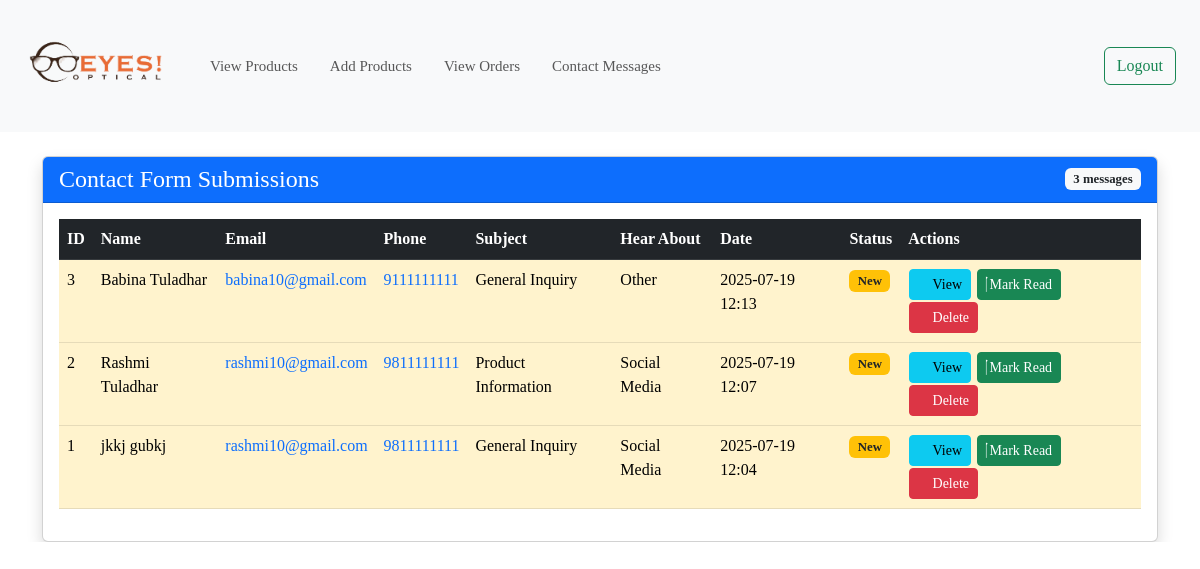
Page /viewcontacts (signed in) on the committed database.
### app.py (models this page shows, shortened)
class Contact(db.Model):
    id = db.Column(db.Integer, primary_key=True)
    first_name = db.Column(db.String(50), nullable=False)
    last_name = db.Column(db.String(50), nullable=False)
    email = db.Column(db.String(50), nullable=False)
    phone = db.Column(db.String(15), nullable=False)
    subject = db.Column(db.String(100), nullable=False)
    message = db.Column(db.Text, nullable=False)
    hear_about = db.Column(db.String(50), nullable=False)
    created_at = db.Column(db.DateTime, default=datetime.datetime.utcnow)
    is_read = db.Column(db.Boolean, default=False)

### app.py (the view)
@app.route("/viewcontacts")
@login_required
def viewContacts():
    if not current_user.isSuperAdmin:
        flash('Access denied. Admins only.', category='danger')
        return redirect(url_for('home'))
    contacts = Contact.query.order_by(Contact.created_at.desc()).all()
    return render_template("viewcontacts.html", contacts=contacts)

### app.py (called while the page is built)
@login_mananger.user_loader
def load_user(user_id):
    return User.query.get(int(user_id))

@app.context_processor
def inject_cart_count():
    return {'get_cart_count': get_cart_count}

### templates/viewcontacts.html (shortened to what this page needs)
{% extends "adminlayout.html" %}
{% block content %}
<div class="container mt-4">
    <div class="row">
        <div class="col-12">
            <div class="card shadow">
                <div class="card-header bg-primary text-white d-flex justify-content-between align-items-center">
                    <h4 class="mb-0">Contact Form Submissions</h4>
                    <span class="badge bg-light text-dark">{{ contacts|length }} messages</span>
                </div>
                <div class="card-body">
                    {% if contacts %}
                        <div class="table-responsive">
                            <table class="table table-hover">
                                <thead class="table-dark">
                                    <tr>
                                        <th>ID</th>
                                        <th>Name</th>
                                        <th>Email</th>
                                        <th>Phone</th>
                                        <th>Subject</th>
                                        <th>Hear About</th>
                                        <th>Date</th>
                                        <th>Status</th>
                                        <th>Actions</th>
                                    </tr>
                                </thead>
                                <tbody>
                                    {% for contact in contacts %}
                                    <tr class="{% if not contact.is_read %}table-warning{% endif %}">
                                        <td>{{ contact.id }}</td>
                                        <td>{{ contact.first_name }} {{ contact.last_name }}</td>
                                        <td>
                                            <a href="mailto:{{ contact.email }}" class="text-decoration-none">
                                                {{ contact.email }}
                                            </a>
                                        </td>
                                        <td>
                                            <a href="tel:{{ contact.phone }}" class="text-decoration-none">
                                                {{ contact.phone }}
                                            </a>
                                        </td>
                                        <td>{{ contact.subject }}</td>
                                        <td>{{ contact.hear_about }}</td>
                                        <td>{{ contact.created_at.strftime('%Y-%m-%d %H:%M') }}</td>
                                        <td>
                                            {% if contact.is_read %}
                                                <span class="badge bg-success">Read</span>
                                            {% else %}
                                                <span class="badge bg-warning text-dark">New</span>
                                            {% endif %}
                                        </td>
                                        <td>
                                            <button class="btn btn-sm btn-info" data-bs-toggle="modal" data-bs-target="#messageModal{{ contact.id }}">
                                                <i class="fas fa-eye"></i> View
                                            </button>
                                            {% if not contact.is_read %}
                                                <a href="{{ url_for('mark_contact_read', id=contact.id) }}" class="btn btn-sm btn-success">
                                                     Mark Read
                                                </a>
                                            {% endif %}
                                            <a href="{{ url_for('delete_contact', id=contact.id) }}" class="btn btn-sm btn-danger"
                                               onclick="return confirm('Are you sure you want to delete this message?')">
                                                <i class="fas fa-trash"></i> Delete
                                            </a>
                                        </td>
                                    </tr>
                                    {% endfor %}
                                </tbody>
                            </table>
                        </div>
                    {% else %}
                        <div class="text-center py-5">
                            <i class="fas fa-inbox fa-3x text-muted mb-3"></i>
                            <h5 class="text-muted">No contact messages yet</h5>
                            <p class="text-muted">When customers submit contact forms, they will appear here.</p>
                        </div>
                    {% endif %}
                </div>
            </div>
        </div>
    </div>
</div>
{% endblock %}

### static/css/general.css (style rules this page uses)
body { font-family: var(--main-font)!important ; font-weight: 300!important; color: var(--primary-color)!important; background-color: var(--secondary-color)!important; margin: 0!important; padding:0!important; }
a { text-decoration: none!important; }
.align-items-center { align-items: center; }
a { box-shadow: none; text-decoration: none; }
button { border-radius: 2px 2px 2px 2px; padding: 14px 20px 14px 20px; }

### static/css/style.css (style rules this page uses)
html, body { width: 100%; overflow-x: hidden; }

### templates/viewcontacts.html (style rules this page uses)
.table th { border-top: none; font-weight: 600; }
.badge { font-size: 0.8em; }
.btn-sm { margin: 1px; }

### rows in the picture
Contact: id "3", first_name "Babina", last_name "Tuladhar", email "babina10@gmail.com", phone "9111111111", subject "General Inquiry", hear_about "Other", created_at "2025-07-19 12:13", is_read "New"
Contact: id "2", first_name "Rashmi", last_name "Tuladhar", email "rashmi10@gmail.com", phone "9811111111", subject "Product Information", hear_about "Social Media", created_at "2025-07-19 12:07", is_read "New"
Contact: id "1", first_name "jkkj", last_name "gubkj", email "rashmi10@gmail.com", phone "9811111111", subject "General Inquiry", hear_about "Social Media", created_at "2025-07-19 12:04", is_read "New"

### other values in the picture
{{ contacts|length }} "3"
